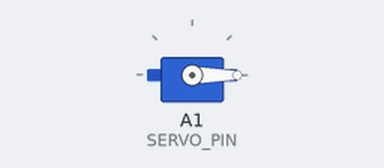
Bench run of a sketch on a simulated Arduino Uno, built with avr-gcc and run on an emulated ATmega328P. Shown: servo.

Above: at 2.05 s.
At 8.0 s:
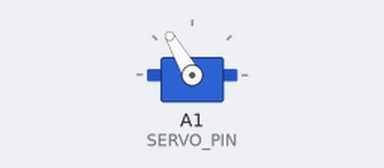
Timing chart, 0 to 9.8 s (numbered marks = the images above):
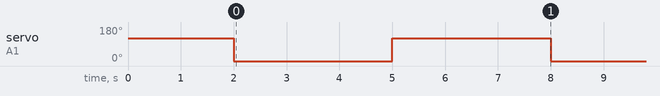

Measured:
- by itself, servo on A1 (SERVO_PIN): alternates 120° for 3.0 s and 0° for 3.0 s

The sketch:

ArduinoUnoMolderServoTest.ino
```cpp
#include <Servo.h>

Servo gateServo;

const int SERVO_PIN = A1;

void setup() {
  gateServo.attach(SERVO_PIN);
  gateServo.write(120);
  delay(2000);
}

void loop() {
  gateServo.write(0);  // Test opposite direction
  delay(3000);

  gateServo.write(120);   // Return to start
  delay(3000);
}
```
